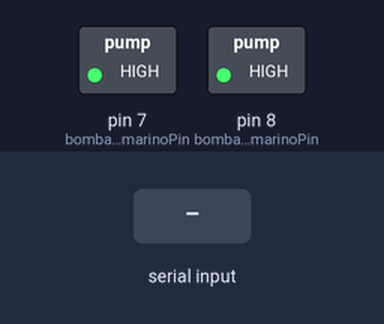
A sketch run on a simulated Arduino Uno, built with avr-gcc and run on an emulated ATmega328P. Parts: switched loads named in the sketch (green lamp = pin HIGH). Inputs (shaded band) come from the test bench. What the sketch prints to the serial monitor is not drawn.

Above: at 1.2 s.
1.3 s: "1" received over the second serial link
At 2.4 s:
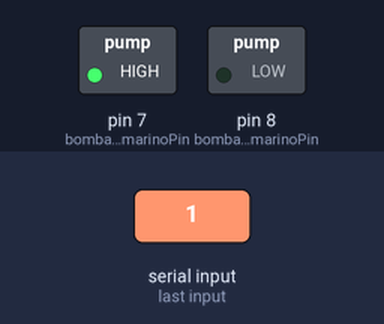
2.8 s: "2" received over the second serial link
At 3.5 s:
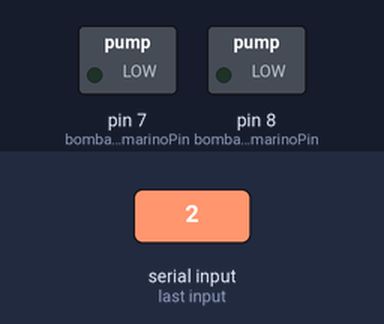
5.8 s: "3" received over the second serial link
At 7.0 s:
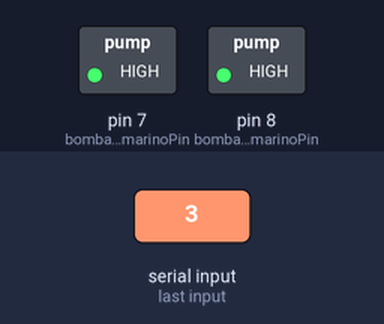
7.3 s: "2" received over the second serial link
At 8.2 s:
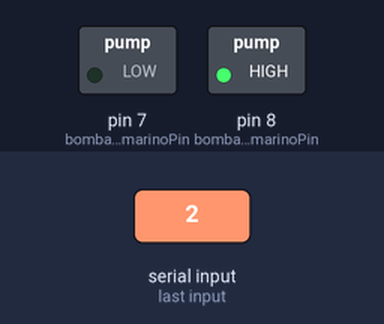
Timing chart, 0 to 9.8 s (numbered marks = the images above; inputs shaded):
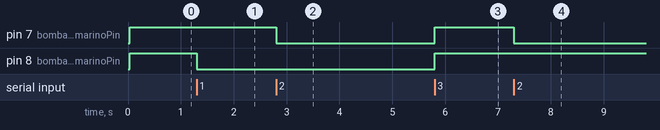

The sketch:

trabalho_luciana_arduino.ino
```cpp
#include <SoftwareSerial.h>

// Constantes
const int bombaSubirSubmarinoPin = 8;
const int bombaDescerSubmarinoPin = 7;

SoftwareSerial Bluetooth(11, 10); // RX, TX

int contador = 0;
bool subirSubmarino = false;
bool descerSubmarino = false;
bool pararSubmarino = false;

void tipoComando(char comando){
  if (comando == '1'){
    subirSubmarino = true;
  }
  else if (comando == '2'){
    descerSubmarino = true;
  }
  else if (comando == '3'){
    pararSubmarino = true;
  }
}

void analiseSubirSubmarino(){
  if (subirSubmarino == true){
    digitalWrite(bombaSubirSubmarinoPin, LOW);
    pararSubmarino = false;
  }
  else{
    digitalWrite(bombaSubirSubmarinoPin, HIGH);
  }
}

void analiseDescerSubmarino(){
  if (descerSubmarino == true){
    digitalWrite(bombaDescerSubmarinoPin, LOW);
    pararSubmarino = false;
  }
  else{
    digitalWrite(bombaDescerSubmarinoPin, HIGH);
  }
}

void analisePararSubmarino(){
  if (pararSubmarino == true){
    subirSubmarino = false;
    descerSubmarino = false;
    pararSubmarino = false;
  }
}


void setup() {
  Serial.begin(9600);             // Inicia comunicação com o PC
  while (!Serial) {
    ; // Aguarda a conexão com o Monitor Serial
  }

  Serial.println("Monitor Serial conectado!");
  Serial.println("Inicializando Bluetooth...");

  Bluetooth.begin(9600);          // Inicia comunicação com o HC-06
  Bluetooth.println("Conexão Bluetooth estabelecida.");
  Serial.println("Bluetooth inicializado com sucesso!");

  // Configurando bombas
  pinMode(bombaDescerSubmarinoPin,OUTPUT);
  pinMode(bombaSubirSubmarinoPin, OUTPUT);
}

void loop() {
  analisePararSubmarino();
  analiseSubirSubmarino();
  analiseDescerSubmarino();

  if (contador > 18){
      contador = 0;
  }

  if (Bluetooth.available()) {
    char c = Bluetooth.read();
    tipoComando(c);
    // if (c == '+'){
    //   contador += 1;
    // }
    // else if (contador > 0 && contador < 19){
    //   contador += 1;
    // }
    // else{
    //   // Serial.print("Recebido via Bluetooth: ");
    //   // Serial.println(c);
    //   Serial.println(c);
    //   tipoComando(c);
    // }

  }

  if (Serial.available()) {
    char c = Serial.read();
    Bluetooth.write(c);
    Serial.print("Enviado ao Bluetooth: ");
    Serial.println(c);
  }
}
```

Measured:
- after the input at 1.3 s, pin 8 (bombaSubirSubmarinoPin): HIGH → LOW at once
- after the input at 2.8 s, pin 7 (bombaDescerSubmarinoPin): HIGH → LOW at once
- after the input at 5.8 s, pin 7 (bombaDescerSubmarinoPin), pin 8 (bombaSubirSubmarinoPin): LOW → HIGH at once
- after the input at 7.3 s, pin 7 (bombaDescerSubmarinoPin): HIGH → LOW at once
